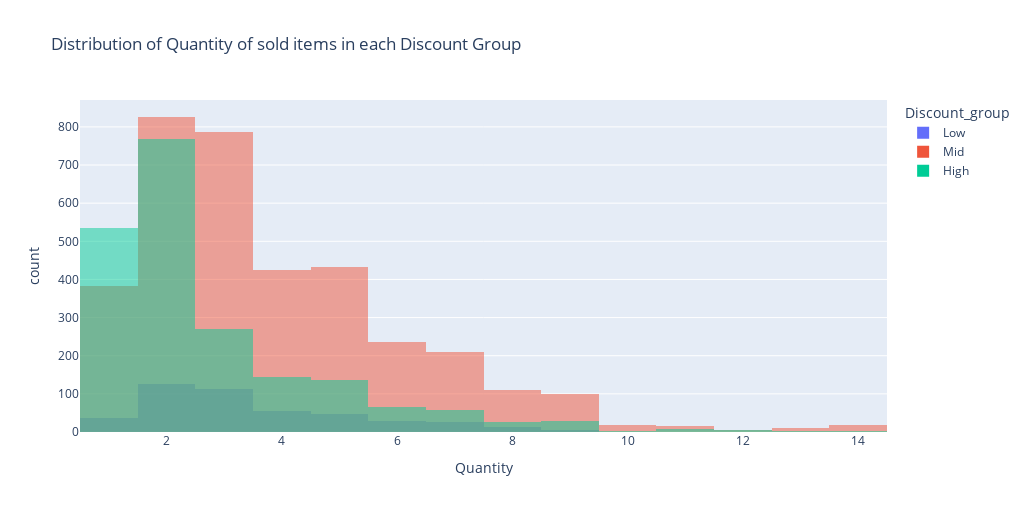

The notebook cell this image was saved under:
### Code cell
fig = px.histogram(df_dis_group, x='Quantity',
                    color='Discount_group',
                    hover_data=df_dis_group.columns,
                    width=1024,
                    height=512,
                    opacity=0.5,
                    barmode='overlay',
                    # marginal='box',
                    title='Distribution of Quantity of sold items in each Discount Group'
                    )
fig.show()

### Figure 1 — Plotly figure (JSON) as saved in the notebook; plotly's stock layout.template omitted (floating-point values rounded to 4 significant figures; data arrays with more than 128 entries replaced by an {"elided": "..."} marker saying what was removed)
{"data": [{"bingroup": "x", "hovertemplate": "Discount_group=Low<br>Quantity=%{x}<br>count=%{y}<extra></extra>", "legendgroup": "Low", "marker": {"color": "#636efa", "opacity": 0.5, "pattern": {"shape": ""}}, "name": "Low", "orientation": "v", "showlegend": true, "type": "histogram", "x": {"elided": "456 int values"}, "xaxis": "x", "yaxis": "y"}, {"bingroup": "x", "hovertemplate": "Discount_group=Mid<br>Quantity=%{x}<br>count=%{y}<extra></extra>", "legendgroup": "Mid", "marker": {"color": "#EF553B", "opacity": 0.5, "pattern": {"shape": ""}}, "name": "Mid", "orientation": "v", "showlegend": true, "type": "histogram", "x": {"elided": "3578 int values"}, "xaxis": "x", "yaxis": "y"}, {"bingroup": "x", "hovertemplate": "Discount_group=High<br>Quantity=%{x}<br>count=%{y}<extra></extra>", "legendgroup": "High", "marker": {"color": "#00cc96", "opacity": 0.5, "pattern": {"shape": ""}}, "name": "High", "orientation": "v", "showlegend": true, "type": "histogram", "x": {"elided": "2055 int values"}, "xaxis": "x", "yaxis": "y"}], "layout": {"barmode": "overlay", "height": 512, "legend": {"title": {"text": "Discount_group"}, "tracegroupgap": 0}, "title": {"text": "Distribution of Quantity of sold items in each Discount Group"}, "width": 1024, "xaxis": {"anchor": "y", "domain": [0, 1], "title": {"text": "Quantity"}}, "yaxis": {"anchor": "x", "domain": [0, 1], "title": {"text": "count"}}}}
